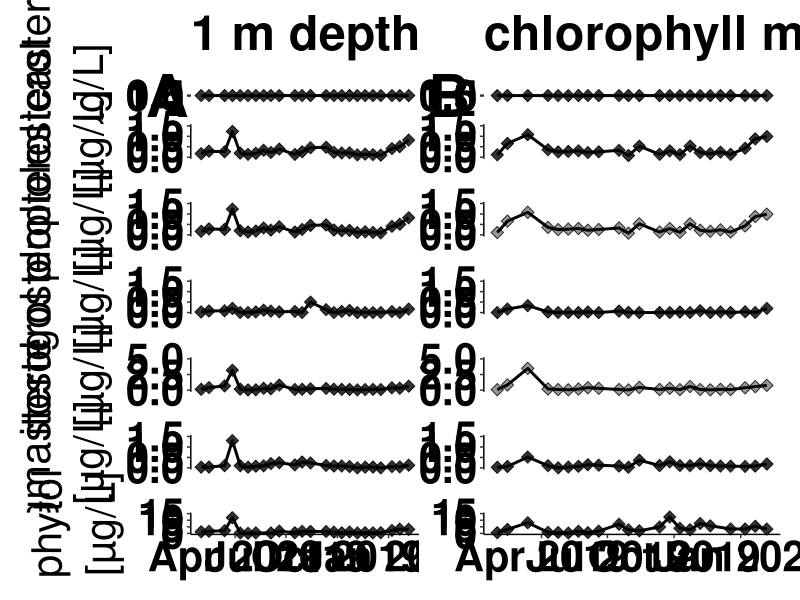
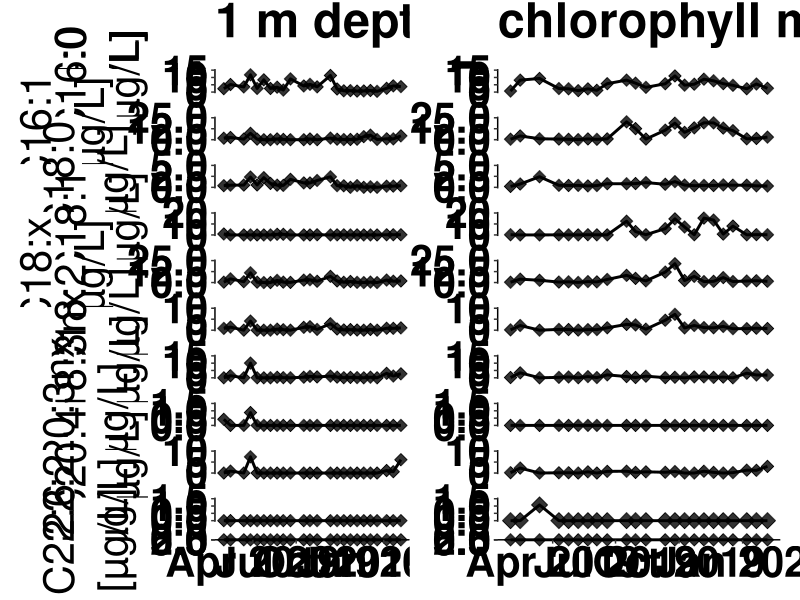

Generate these figures, in order, with R:
## ---- chunk 1
knitr::opts_chunk$set(echo = TRUE)

library(readr)
library(here)
library(ggplot2)
library(reshape2)
library(cowplot)

Sys.setlocale("LC_ALL", "English")

#import lipid concentration data

lipid_conc <- read.csv(here("01_Data","Lipid_conc_watercolumn_ROT19.csv"), header = TRUE , sep = ";" , stringsAsFactors = FALSE, na.strings = "#NV")


#note: data frame includes two different depths: surface water (A) and chlorophyll maximum depth (B)

#separate sampling depths

lipid_conc_surface <- lipid_conc[1:24,]

lipid_conc_chlorMax <- lipid_conc[25:47,]


#setting dates for plotting

sampling_dates_A <- c("2019-01-30","2019-02-13", "2019-03-13", "2019-03-27",
                      "2019-04-10", "2019-04-24", "2019-05-08",
                      "2019-05-22", "2019-06-04", "2019-06-19",
                      "2019-07-17", "2019-07-30", "2019-08-14",
                      "2019-09-11", "2019-09-25", "2019-10-09",
                      "2019-10-23", "2019-11-06","2019-11-20",
                      "2019-12-04", "2019-12-18", "2020-01-07", "2020-01-21",
                      "2020-02-06")

sampling_dates_B <- c("2019-01-30","2019-02-13", "2019-03-13", 
                      "2019-04-10", "2019-04-24", "2019-05-08",
                      "2019-05-22", "2019-06-04", "2019-06-19",
                      "2019-07-17", "2019-07-30", "2019-08-14",
                      "2019-09-11", "2019-09-25", "2019-10-09",
                      "2019-10-23", "2019-11-06","2019-11-20",
                      "2019-12-04", "2019-12-18", "2020-01-07", "2020-01-21",
                      "2020-02-06")

rownames(lipid_conc_surface) <-sampling_dates_A
rownames(lipid_conc_chlorMax) <-sampling_dates_B

lipid_conc_surface$date <- as.Date(rownames(lipid_conc_surface), "%Y-%m-%d")
lipid_conc_chlorMax$date <- as.Date(rownames(lipid_conc_chlorMax), "%Y-%m-%d")


## ---- chunk 2

#surface water

brassicasterol_A <- melt(subset(lipid_conc_surface, select= c(date,brassicasterol_ugL)),id.var="date")

cholesterol_A <- melt(subset(lipid_conc_surface, select= c(date,cholesterol_ugL)),id.var="date")

diplopterol_A <- melt(subset(lipid_conc_surface, select= c(date,diplopterol_ugL)),id.var="date")

ergosterol_A <- melt(subset(lipid_conc_surface, select= c(date,ergosterol_ugL)),id.var="date")

sitosterol_A <- melt(subset(lipid_conc_surface, select= c(date,sitosterol_ugL)),id.var="date")

stigmasterol_A <- melt(subset(lipid_conc_surface, select= c(date,stigmasterol_ugL)),id.var="date")

phytol_A <- melt(subset(lipid_conc_surface, select= c(date,phytol_ugL)),id.var="date")



#chlorophyll maximum depth

brassicasterol_B <- melt(subset(lipid_conc_chlorMax, select= c(date,brassicasterol_ugL)),id.var="date")

cholesterol_B <- melt(subset(lipid_conc_chlorMax, select= c(date,cholesterol_ugL)),id.var="date")

diplopterol_B <- melt(subset(lipid_conc_chlorMax, select= c(date,diplopterol_ugL)),id.var="date")

ergosterol_B <- melt(subset(lipid_conc_chlorMax, select= c(date,ergosterol_ugL)),id.var="date")

sitosterol_B <- melt(subset(lipid_conc_chlorMax, select= c(date,sitosterol_ugL)),id.var="date")

stigmasterol_B <- melt(subset(lipid_conc_chlorMax, select= c(date,stigmasterol_ugL)),id.var="date")

phytol_B <- melt(subset(lipid_conc_chlorMax, select= c(date,phytol_ugL)),id.var="date")

## ---- chunk 3

#surface

pBrass_surface <- ggplot() + 
  ggtitle("1 m depth", subtitle= "1 m depth")+
  geom_point(data=brassicasterol_A[!is.na(brassicasterol_A$value),], aes(x=date,y=value), fill= "black", shape= 23, size=3,alpha=0.8)+
  geom_line(data=brassicasterol_A[!is.na(brassicasterol_A$value),], aes(x=date,y=value),color= "black",  linewidth= 1)+ 
  annotate("text",y= 2.2, x= as.Date("2018-11-30"),label="A", size=15, fontface=2, color="black")+
  coord_cartesian(ylim=c(0,1.5),x=as.Date(c("2019-01-30", "2020-02-06")), clip="off")+
  scale_y_continuous(breaks=c(0.0,0.5,1,1.5))+
  ylab(expression(atop("brassicasterol","[µg/L]"))) + xlab(NULL)+
  theme(axis.line = element_line(colour = "black"),
        plot.title= element_text(size=35, face= "bold"),
        plot.subtitle= element_text(size=15, color="white"),
        panel.background = element_blank(),
        axis.line.x =element_blank(),
        axis.ticks.x = element_blank(),
        axis.text.x = element_blank(),
        axis.text.y = element_text(size=30,color='black', face="bold"),
        axis.title.y = element_text(size=30,color='black', face="bold"),
        legend.position = "none",
        strip.background = element_blank(),
        strip.placement = "outside",
        strip.text = element_text(size = 30, color= 'black', face="bold"),
        plot.margin = unit(c(1,0,1.25,0.5), "cm"))



pChol_surface <- ggplot() + 
  geom_point(data=cholesterol_A[!is.na(cholesterol_A$value),], aes(x=date,y=value), fill= "black", shape= 23, size=3,alpha=0.8)+
  geom_line(data=cholesterol_A[!is.na(cholesterol_A$value),], aes(x=date,y=value),color= "black",  linewidth= 1)+ 
  coord_cartesian(ylim=c(0,1.5),x=as.Date(c("2019-01-30", "2020-02-06")), clip="off")+
  ylab(expression(atop("cholesterol","[µg/L]"))) + xlab(NULL)+
  scale_y_continuous(breaks=c(0.0,0.5,1,1.5))+
  theme(axis.line = element_line(colour = "black"),
        panel.background = element_blank(),
        axis.line.x =element_blank(),
        axis.ticks.x = element_blank(),
        axis.text.x = element_blank(),
        axis.text.y = element_text(size=30,color='black', face="bold"),
        axis.title.y = element_text(size=30,color='black', face="bold"),
        legend.position = "none",
        strip.background = element_blank(),
        strip.placement = "outside",
        strip.text = element_text(size = 30, color= 'black', face="bold"),
        plot.margin = unit(c(0,0,1,0.5), "cm"))

pDip_surface <- ggplot() + 
  geom_point(data=cholesterol_A[!is.na(diplopterol_A$value),], aes(x=date,y=value), fill= "black", shape= 23, size=3,alpha=0.8)+
  geom_line(data=cholesterol_A[!is.na(diplopterol_A$value),], aes(x=date,y=value),color= "black",  linewidth= 1)+ 
  coord_cartesian(ylim=c(0,1.5),x=as.Date(c("2019-01-30", "2020-02-06")), clip="off")+
  ylab(expression(atop("diplopterol","[µg/L]"))) + xlab(NULL)+
  scale_y_continuous(breaks=c(0.0,0.5,1,1.5))+
  theme(axis.line = element_line(colour = "black"),
        panel.background = element_blank(),
        axis.line.x =element_blank(),
        axis.ticks.x = element_blank(),
        axis.text.x = element_blank(),
        axis.text.y = element_text(size=30,color='black', face="bold"),
        axis.title.y = element_text(size=30,color='black', face="bold"),
        legend.position = "none",
        strip.background = element_blank(),
        strip.placement = "outside",
        strip.text = element_text(size = 30, color= 'black', face="bold"),
        plot.margin = unit(c(0,0,1,0.5), "cm"))

pErgo_surface <- ggplot() + 
  geom_point(data=ergosterol_A[!is.na(ergosterol_A$value),], aes(x=date,y=value), fill= "black", shape= 23, size=3,alpha=0.8)+
  geom_line(data=ergosterol_A[!is.na(ergosterol_A$value),], aes(x=date,y=value),color= "black",  linewidth= 1)+ 
  coord_cartesian(ylim=c(0,1.5),x=as.Date(c("2019-01-30", "2020-02-06")), clip="off")+
  scale_y_continuous(breaks=c(0.0,0.5,1,1.5))+
  ylab(expression(atop("ergosterol","[µg/L]"))) + xlab(NULL)+
  theme(axis.line = element_line(colour = "black"),
        panel.background = element_blank(),
        axis.line.x =element_blank(),
        axis.ticks.x = element_blank(),
        axis.text.x = element_blank(),
        axis.text.y = element_text(size=30,color='black', face="bold"),
        axis.title.y = element_text(size=30,color='black', face="bold"),
        legend.position = "none",
        strip.background = element_blank(),
        strip.placement = "outside",
        strip.text = element_text(size = 30, color= 'black', face="bold"),
        plot.margin = unit(c(0,0,1,0.5), "cm"))



pSito_surface <- ggplot() + 
  geom_point(data=sitosterol_A[!is.na(sitosterol_A$value),], aes(x=date,y=value), fill= "black", shape= 23, size=3,alpha=0.8)+
  geom_line(data=sitosterol_A[!is.na(sitosterol_A$value),], aes(x=date,y=value),color= "black",  linewidth= 1)+ 
  coord_cartesian(ylim=c(0,5),x=as.Date(c("2019-01-30", "2020-02-06")), clip="off")+
  scale_y_continuous(breaks=c(0.0,2.5,5))+
  ylab(expression(atop("sitosterol","[µg/L]"))) + xlab(NULL)+
  theme(axis.line = element_line(colour = "black"),
        panel.background = element_blank(),
        axis.line.x =element_blank(),
        axis.ticks.x = element_blank(),
        axis.text.x = element_blank(),
        axis.text.y = element_text(size=30,color='black', face="bold"),
        axis.title.y = element_text(size=30,color='black', face="bold"),
        legend.position = "none",
        strip.background = element_blank(),
        strip.placement = "outside",
        strip.text = element_text(size = 30, color= 'black', face="bold"),
        plot.margin = unit(c(0,0,1,0.5), "cm"))


pStigma_surface <- ggplot() + 
  geom_point(data=stigmasterol_A[!is.na(stigmasterol_A$value),], aes(x=date,y=value), fill= "black", shape= 23, size=3,alpha=0.8)+
  geom_line(data=stigmasterol_A[!is.na(stigmasterol_A$value),], aes(x=date,y=value),color= "black",  linewidth= 1)+ 
  coord_cartesian(ylim=c(0,1.5),x=as.Date(c("2019-01-30", "2020-02-06")), clip="off")+
  scale_y_continuous(breaks=c(0.0,0.5,1,1.5))+
  ylab(expression(atop("stigmasterol","[µg/L]"))) + xlab(NULL)+
  theme(axis.line = element_line(colour = "black"),
        panel.background = element_blank(),
        axis.line.x =element_blank(),
        axis.ticks.x = element_blank(),
        axis.text.x = element_blank(),
        axis.text.y = element_text(size=30,color='black', face="bold"),
        axis.title.y = element_text(size=30,color='black', face="bold"),
        legend.position = "none",
        strip.background = element_blank(),
        strip.placement = "outside",
        strip.text = element_text(size = 30, color= 'black', face="bold"),
        plot.margin = unit(c(0,0,1,0.5), "cm"))


pPhytol_surface <- ggplot() + 
  geom_point(data=phytol_A[!is.na(phytol_A$value),], aes(x=date,y=value), fill= "black", shape= 23, size=3,alpha=0.8)+
  geom_line(data=phytol_A[!is.na(phytol_A$value),], aes(x=date,y=value),color= "black",  linewidth= 1)+ 
  coord_cartesian(ylim=c(0,15),x=as.Date(c("2019-01-30", "2020-02-06")), clip="off")+
  scale_y_continuous(breaks=c(0.0,5.0,10.0,15.0))+
  ylab(expression(atop("phytol","[µg/L]"))) + xlab(NULL)+
  theme(axis.line = element_line(colour = "black"),
        panel.background = element_blank(),
        axis.line.x =element_line(color="black"),
        axis.text.x = element_text(size=30,color='black', face="bold"),
        axis.line.y.left =element_line(color='black'),
        axis.text.y.left = element_text(size=30, color= 'black', face= 'bold'),
        axis.title.y.left = element_text(size=30, color= 'black', face= 'bold'),
        strip.background = element_blank(),
        strip.placement = "outside",
        strip.text = element_text(size = 30, color= 'black', face="bold"),
        plot.margin = unit(c(0,0,0.5,0.5), "cm"))



plot_alcohols_conc_surface <- plot_grid(pBrass_surface,pChol_surface, pDip_surface,pErgo_surface, pSito_surface, pStigma_surface,
                                        pPhytol_surface, ncol=1, align="v", 
                                        rel_heights = c(1.6,1,1,1,1,1,1.125), axis='lr')


#chlorophyll maximum depth

pBrass_chlorMax <- ggplot() + 
  ggtitle("chlorophyll maximum depth depth", subtitle= "1 m depth")+
  geom_point(data=brassicasterol_B[!is.na(brassicasterol_B$value),], aes(x=date,y=value, fill= variable), shape= 23, size=3,alpha=0.8)+
  geom_line(data=brassicasterol_B[!is.na(brassicasterol_B$value),], aes(x=date,y=value),color= "black",  linewidth= 1)+ 
  scale_fill_manual(labels=c("brassicasterol_ugL"= "brassicasterol [µg/L]"),
                    values=c(brassicasterol_ugL="black"))+
  annotate("text",y= 2.2, x= as.Date("2018-11-25"),label="B", size=15, fontface=2, color="black")+
  coord_cartesian(ylim=c(0,1.5),x=as.Date(c("2019-01-30", "2020-02-06")), clip="off")+
  scale_y_continuous(breaks=c(0.0,0.5,1,1.5))+
  ylab(expression(atop("brassicasterol","[µg/L]"))) + xlab(NULL)+
  theme(axis.line = element_line(colour = "black"),
        legend.position = "none",
        plot.title= element_text(size=35, face= "bold"),
        plot.subtitle= element_text(size=15, color="white"),
        panel.background = element_blank(),
        axis.line.x =element_blank(),
        axis.ticks.x = element_blank(),
        axis.text.x = element_blank(),
        axis.text.y = element_text(size=30,color='black', face="bold"),
        axis.title.y = element_blank(),
        strip.background = element_blank(),
        strip.placement = "outside",
        strip.text = element_text(size = 30, color= 'black', face="bold"),
        plot.margin = unit(c(1,0.5,1.25,0), "cm"))


pChol_chlorMax <- ggplot() + 
  geom_point(data=cholesterol_B[!is.na(cholesterol_B$value),], aes(x=date,y=value, fill=variable), shape= 23, size=3,alpha=0.8)+
  geom_line(data=cholesterol_B[!is.na(cholesterol_B$value),], aes(x=date,y=value),color= "black",  linewidth= 1)+ 
  scale_fill_manual(labels=c("cholesterol_ugL"= "cholesterol [µg/L]"),
                    values=c(cholesterol_ugL="black"))+
  coord_cartesian(ylim=c(0,1.5),x=as.Date(c("2019-01-30", "2020-02-06")), clip="off")+
  ylab(expression(atop("cholesterol","[µg/L]"))) + xlab(NULL)+
  scale_y_continuous(breaks=c(0.0,0.5,1,1.5))+
  theme(axis.line = element_line(colour = "black"),
        legend.position = "none",
        panel.background = element_blank(),
        axis.line.x =element_blank(),
        axis.ticks.x = element_blank(),
        axis.text.x = element_blank(),
        axis.text.y = element_text(size=30,color='black', face="bold"),
        axis.title.y = element_blank(),
        strip.background = element_blank(),
        strip.placement = "outside",
        strip.text = element_text(size = 30, color= 'black', face="bold"),
        plot.margin = unit(c(0,0.5,1,0), "cm"))

pDip_chlorMax <- ggplot() + 
  geom_point(data=cholesterol_B[!is.na(diplopterol_B$value),], aes(x=date,y=value, fill=variable), shape= 23, size=3,alpha=0.8)+
  geom_line(data=cholesterol_B[!is.na(diplopterol_B$value),], aes(x=date,y=value),color= "black",  linewidth= 1)+ 
  scale_fill_manual(labels=c("diplopterol_ugL"= "cholesterol [µg/L]"),
                    values=c(diplopterol_ugL="black"))+
  coord_cartesian(ylim=c(0,1.5),x=as.Date(c("2019-01-30", "2020-02-06")), clip="off")+
  ylab(expression(atop("diplopterol","[µg/L]"))) + xlab(NULL)+
  scale_y_continuous(breaks=c(0.0,0.5,1,1.5))+
  theme(axis.line = element_line(colour = "black"),
        legend.position = "none",
        panel.background = element_blank(),
        axis.line.x =element_blank(),
        axis.ticks.x = element_blank(),
        axis.text.x = element_blank(),
        axis.text.y = element_text(size=30,color='black', face="bold"),
        axis.title.y = element_blank(),
        strip.background = element_blank(),
        strip.placement = "outside",
        strip.text = element_text(size = 30, color= 'black', face="bold"),
        plot.margin = unit(c(0,0.5,1,0), "cm"))


pErgo_chlorMax <- ggplot() + 
  geom_point(data=ergosterol_B[!is.na(ergosterol_B$value),], aes(x=date,y=value, fill= variable), shape= 23, size=3,alpha=0.8)+
  geom_line(data=ergosterol_B[!is.na(ergosterol_B$value),], aes(x=date,y=value),color= "black",  linewidth= 1)+ 
  scale_fill_manual(labels=c("ergosterol_ugL"= "ergosterol [µg/L]"),
                    values=c(ergosterol_ugL="black"))+
  coord_cartesian(ylim=c(0,1.5),x=as.Date(c("2019-01-30", "2020-02-06")), clip="off")+
  scale_y_continuous(breaks=c(0.0,0.5,1,1.5))+
  ylab(expression(atop("ergosterol","[µg/L]"))) + xlab(NULL)+
  theme(axis.line = element_line(colour = "black"),
        legend.position = "none",
        panel.background = element_blank(),
        axis.line.x =element_blank(),
        axis.ticks.x = element_blank(),
        axis.text.x = element_blank(),
        axis.text.y = element_text(size=30,color='black', face="bold"),
        axis.title.y = element_blank(),
        strip.background = element_blank(),
        strip.placement = "outside",
        strip.text = element_text(size = 30, color= 'black', face="bold"),
        plot.margin = unit(c(0,0.5,1,0), "cm"))



pSito_chlorMax <- ggplot() + 
  geom_point(data=sitosterol_B[!is.na(sitosterol_B$value),], aes(x=date,y=value, fill= variable), shape= 23, size=3,alpha=0.8)+
  geom_line(data=sitosterol_B[!is.na(sitosterol_B$value),], aes(x=date,y=value),color= "black",  linewidth= 1)+ 
  scale_fill_manual(labels=c("sitosterol_ugL"= "sitosterol [µg/L]"),
                    values=c(sitosterol_ug.L="black"))+
  coord_cartesian(ylim=c(0,5),x=as.Date(c("2019-01-30", "2020-02-06")), clip="off")+
  scale_y_continuous(breaks=c(0.0,2.5,5))+
  ylab(expression(atop("sitosterol","[µg/L]"))) + xlab(NULL)+
  theme(axis.line = element_line(colour = "black"),
        legend.position = "none",
        panel.background = element_blank(),
        axis.line.x =element_blank(),
        axis.ticks.x = element_blank(),
        axis.text.x = element_blank(),
        axis.text.y = element_text(size=30,color='black', face="bold"),
        axis.title.y = element_blank(),
        strip.background = element_blank(),
        strip.placement = "outside",
        strip.text = element_text(size = 30, color= 'black', face="bold"),
        plot.margin = unit(c(0,0.5,1,0), "cm"))


pStigma_chlorMax <- ggplot() + 
  geom_point(data=stigmasterol_B[!is.na(stigmasterol_B$value),], aes(x=date,y=value, fill= variable), shape= 23, size=3,alpha=0.8)+
  geom_line(data=stigmasterol_B[!is.na(stigmasterol_B$value),], aes(x=date,y=value),color= "black",  linewidth= 1)+ 
  scale_fill_manual(labels=c("stigmasterol_ugL"= "stigmasterol [µg/L]"),
                    values=c(stigmasterol_ugL="black"))+
  coord_cartesian(ylim=c(0,1.5),x=as.Date(c("2019-01-30", "2020-02-06")), clip="off")+
  scale_y_continuous(breaks=c(0.0,0.5,1.0,1.5))+
  ylab(expression(atop("stigmasterol","[µg/L]"))) + xlab(NULL)+
  theme(axis.line = element_line(colour = "black"),
        legend.position = "none",
        panel.background = element_blank(),
        axis.line.x =element_blank(),
        axis.ticks.x = element_blank(),
        axis.text.x = element_blank(),
        axis.text.y = element_text(size=30,color='black', face="bold"),
        axis.title.y = element_blank(),
        strip.background = element_blank(),
        strip.placement = "outside",
        strip.text = element_text(size = 30, color= 'black', face="bold"),
        plot.margin = unit(c(0,0.5,1,0), "cm"))


pPhytol_chlorMax <- ggplot() + 
  geom_point(data=phytol_B[!is.na(phytol_B$value),], aes(x=date,y=value, fill= variable), shape= 23, size=3,alpha=0.8)+
  geom_line(data=phytol_B[!is.na(phytol_B$value),], aes(x=date,y=value),color= "black",  linewidth= 1)+ 
  scale_fill_manual(labels=c("phytol_ugL"= "phytol [µg/L]"),
                    values=c(phytol_ugL="black"))+
  coord_cartesian(ylim=c(0,15),x=as.Date(c("2019-01-30", "2020-02-06")), clip="off")+
  scale_y_continuous(breaks=c(0.0,5.0,10.0,15.0))+
  ylab(expression(atop("phytol","[µg/L]"))) + xlab(NULL)+
  theme(axis.line = element_line(colour = "black"),
        legend.position = "none",
        panel.background = element_blank(),
        axis.line.x =element_line(color="black"),
        axis.text.x = element_text(size=30,color='black', face="bold"),
        axis.line.y.left =element_line(color='black'),
        axis.text.y.left = element_text(size=30, color= 'black', face= 'bold'),
        axis.title.y.left = element_blank(),
        strip.background = element_blank(),
        strip.placement = "outside",
        strip.text = element_text(size = 30, color= 'black', face="bold"),
        plot.margin = unit(c(0,0.5,0.5,0), "cm"))


plot_alcohols_conc_chlorMax <- plot_grid(pBrass_chlorMax,pChol_chlorMax, pDip_chlorMax, pErgo_chlorMax, pSito_chlorMax, pStigma_chlorMax,
                                         pPhytol_chlorMax, ncol=1, align="v", 
                                         rel_heights = c(1.6,1,1,1,1,1,1.125), axis='lr')


FigS9 <- plot_grid(plot_alcohols_conc_surface, plot_alcohols_conc_chlorMax, ncol=2,rel_widths = c(1.1,1), align="h")

## ---- chunk 4

plot(FigS9)

## ---- chunk 5

#surface water

C14.0_A <- melt(subset(lipid_conc_surface, select= c(date,C14.0_ugL)),id.var="date")

C16.0_A <- melt(subset(lipid_conc_surface, select= c(date,C16.0_ugL)),id.var="date")

C16.1_A <- melt(subset(lipid_conc_surface, select= c(date,C16.1_ugL)),id.var="date")

C18.0_A <- melt(subset(lipid_conc_surface, select= c(date,C18.0_ugL)),id.var="date")

C18.1_A <- melt(subset(lipid_conc_surface, select= c(date,C18.1_ugL)),id.var="date")

C18.x_A <- melt(subset(lipid_conc_surface, select= c(date,C18.x_ugL)),id.var="date")

C18.2_A <- melt(subset(lipid_conc_surface, select= c(date,C18.2_ugL)),id.var="date")

C18.3nx_A <- melt(subset(lipid_conc_surface, select= c(date,C18.3nx_ugL)),id.var="date")

C20.3nx_A <- melt(subset(lipid_conc_surface, select= c(date,C20.3nx_ugL)),id.var="date")

C20.4_A <- melt(subset(lipid_conc_surface, select= c(date,C20.4_ugL)),id.var="date")

C22.2_A <- melt(subset(lipid_conc_surface, select= c(date,C22.2_ugL)),id.var="date")

C22.6_A <- melt(subset(lipid_conc_surface, select= c(date,C22.6_ugL)),id.var="date")


#chlorophyll maximum depth


C14.0_B <- melt(subset(lipid_conc_chlorMax, select= c(date,C14.0_ugL)),id.var="date")

C16.0_B <- melt(subset(lipid_conc_chlorMax, select= c(date,C16.0_ugL)),id.var="date")

C16.1_B <- melt(subset(lipid_conc_chlorMax, select= c(date,C16.1_ugL)),id.var="date")

C18.0_B <- melt(subset(lipid_conc_chlorMax, select= c(date,C18.0_ugL)),id.var="date")

C18.1_B <- melt(subset(lipid_conc_chlorMax, select= c(date,C18.1_ugL)),id.var="date")

C18.x_B <- melt(subset(lipid_conc_chlorMax, select= c(date,C18.x_ugL)),id.var="date")

C18.2_B <- melt(subset(lipid_conc_chlorMax, select= c(date,C18.2_ugL)),id.var="date")

C18.3nx_B <- melt(subset(lipid_conc_chlorMax, select= c(date,C18.3nx_ugL)),id.var="date")

C20.3nx_B <- melt(subset(lipid_conc_chlorMax, select= c(date,C20.3nx_ugL)),id.var="date")

C20.4_B <- melt(subset(lipid_conc_chlorMax, select= c(date,C20.4_ugL)),id.var="date")

C22.2_B <- melt(subset(lipid_conc_chlorMax, select= c(date,C22.2_ugL)),id.var="date")

C22.6_B <- melt(subset(lipid_conc_chlorMax, select= c(date,C22.6_ugL)),id.var="date")

## ---- chunk 6
#surface water

pC14.0_surface <- ggplot() + 
  ggtitle("1 m depth", subtitle= "1 m depth")+
  geom_point(data=C14.0_A, aes(x=date,y=value), fill= "black", shape= 23, size=3,alpha=0.8)+
  geom_line(data=C14.0_A, aes(x=date,y=value),color= "black",  linewidth= 1)+ 
  annotate("text",y= 22, x= as.Date("2018-11-30"),label="A", size=15, fontface=2, color="black")+
  coord_cartesian(ylim=c(0,15),x=as.Date(c("2019-01-30", "2020-02-06")), clip="off")+
  scale_y_continuous(breaks=c(0.0,5.0,10.0,15.0))+
  ylab(expression(atop("C14:0","[µg/L]"))) + xlab(NULL)+
  theme(axis.line = element_line(colour = "black"),
        plot.title= element_text(size=35, face= "bold"),
        plot.subtitle= element_text(size=15, color="white"),
        panel.background = element_blank(),
        axis.line.x =element_blank(),
        axis.ticks.x = element_blank(),
        axis.text.x = element_blank(),
        axis.text.y = element_text(size=30,color='black', face="bold"),
        axis.title.y = element_text(size=30,color='black', face="bold"),
        legend.position = "none",
        strip.background = element_blank(),
        strip.placement = "outside",
        strip.text = element_text(size = 30, color= 'black', face="bold"),
        plot.margin = unit(c(1,0,0.5,0.5), "cm"))


pC16.0_surface <- ggplot() + 
  geom_point(data=C16.0_A, aes(x=date,y=value), fill= "black", shape= 23, size=3,alpha=0.8)+
  geom_line(data=C16.0_A, aes(x=date,y=value),color= "black",  linewidth= 1)+ 
  coord_cartesian(ylim=c(0,15),x=as.Date(c("2019-01-30", "2020-02-06")), clip="off")+
  ylab(expression(atop("C16:0","[µg/L]"))) + xlab(NULL)+
  scale_y_continuous(breaks=c(0.0,5.0,10.0,15.0))+
  theme(axis.line = element_line(colour = "black"),
        panel.background = element_blank(),
        axis.line.x =element_blank(),
        axis.ticks.x = element_blank(),
        axis.text.x = element_blank(),
        axis.text.y = element_text(size=30,color='black', face="bold"),
        axis.title.y = element_text(size=30,color='black', face="bold"),
        legend.position = "none",
        strip.background = element_blank(),
        strip.placement = "outside",
        strip.text = element_text(size = 30, color= 'black', face="bold"),
        plot.margin = unit(c(0,0,0.5,0.5), "cm"))


pC16.1_surface <- ggplot() + 
  geom_point(data=C16.1_A, aes(x=date,y=value), fill= "black", shape= 23, size=3,alpha=0.8)+
  geom_line(data=C16.1_A, aes(x=date,y=value),color= "black",  linewidth= 1)+ 
  coord_cartesian(ylim=c(0,25),x=as.Date(c("2019-01-30", "2020-02-06")), clip="off")+
  ylab(expression(atop("C16:1","[µg/L]"))) + xlab(NULL)+
  scale_y_continuous(breaks=c(0.0,12.5,25.0))+
  theme(axis.line = element_line(colour = "black"),
        panel.background = element_blank(),
        axis.line.x =element_blank(),
        axis.ticks.x = element_blank(),
        axis.text.x = element_blank(),
        axis.text.y = element_text(size=30,color='black', face="bold"),
        axis.title.y = element_text(size=30,color='black', face="bold"),
        legend.position = "none",
        strip.background = element_blank(),
        strip.placement = "outside",
        strip.text = element_text(size = 30, color= 'black', face="bold"),
        plot.margin = unit(c(0,0,0.5,0.5), "cm"))


pC18.0_surface <- ggplot() + 
  geom_point(data=C18.0_A, aes(x=date,y=value), fill= "black", shape= 23, size=3,alpha=0.8)+
  geom_line(data=C18.0_A, aes(x=date,y=value),color= "black",  linewidth= 1)+ 
  coord_cartesian(ylim=c(0,5),x=as.Date(c("2019-01-30", "2020-02-06")), clip="off")+
  ylab(expression(atop("C18:0","[µg/L]"))) + xlab(NULL)+
  scale_y_continuous(breaks=c(0.0, 2.5, 5.0))+
  theme(axis.line = element_line(colour = "black"),
        panel.background = element_blank(),
        axis.line.x =element_blank(),
        axis.ticks.x = element_blank(),
        axis.text.x = element_blank(),
        axis.text.y = element_text(size=30,color='black', face="bold"),
        axis.title.y = element_text(size=30,color='black', face="bold"),
        legend.position = "none",
        strip.background = element_blank(),
        strip.placement = "outside",
        strip.text = element_text(size = 30, color= 'black', face="bold"),
        plot.margin = unit(c(0,0,0.5,0.5), "cm"))


pC18.1_surface <- ggplot() + 
  geom_point(data=C18.1_A, aes(x=date,y=value), fill= "black", shape= 23, size=3,alpha=0.8)+
  geom_line(data=C18.1_A, aes(x=date,y=value),color= "black",  linewidth= 1)+ 
  coord_cartesian(ylim=c(0,20),x=as.Date(c("2019-01-30", "2020-02-06")), clip="off")+
  scale_y_continuous(breaks=c(0.0,10.0,20.0))+
  ylab(expression(atop("C18:1","[µg/L]"))) + xlab(NULL)+
  theme(axis.line = element_line(colour = "black"),
        panel.background = element_blank(),
        axis.line.x =element_blank(),
        axis.ticks.x = element_blank(),
        axis.text.x = element_blank(),
        axis.text.y = element_text(size=30,color='black', face="bold"),
        axis.title.y = element_text(size=30,color='black', face="bold"),
        legend.position = "none",
        strip.background = element_blank(),
        strip.placement = "outside",
        strip.text = element_text(size = 30, color= 'black', face="bold"),
        plot.margin = unit(c(0,0,0.5,0.5), "cm"))


pC18.x_surface <- ggplot() + 
  geom_point(data=C18.x_A, aes(x=date,y=value), fill= "black", shape= 23, size=3,alpha=0.8)+
  geom_line(data=C18.x_A, aes(x=date,y=value),color= "black",  linewidth= 1)+ 
  coord_cartesian(ylim=c(0,25),x=as.Date(c("2019-01-30", "2020-02-06")), clip="off")+
  scale_y_continuous(breaks=c(0.0,12.5,25.0))+
  ylab(expression(atop("C18:x","[µg/L]"))) + xlab(NULL)+
  theme(axis.line = element_line(colour = "black"),
        panel.background = element_blank(),
        axis.line.x =element_blank(),
        axis.ticks.x = element_blank(),
        axis.text.x = element_blank(),
        axis.text.y = element_text(size=30,color='black', face="bold"),
        axis.title.y = element_text(size=30,color='black', face="bold"),
        legend.position = "none",
        strip.background = element_blank(),
        strip.placement = "outside",
        strip.text = element_text(size = 30, color= 'black', face="bold"),
        plot.margin = unit(c(0,0,0.5,0.5), "cm"))


pC18.2_surface <- ggplot() + 
  geom_point(data=C18.2_A, aes(x=date,y=value), fill= "black", shape= 23, size=3,alpha=0.8)+
  geom_line(data=C18.2_A, aes(x=date,y=value),color= "black",  linewidth= 1)+ 
  coord_cartesian(ylim=c(0,10),x=as.Date(c("2019-01-30", "2020-02-06")), clip="off")+
  scale_y_continuous(breaks=c(0.0,5.0,10.0))+
  ylab(expression(atop("C18:2","[µg/L]"))) + xlab(NULL)+
  theme(axis.line = element_line(colour = "black"),
        panel.background = element_blank(),
        axis.line.x =element_blank(),
        axis.ticks.x = element_blank(),
        axis.text.x = element_blank(),
        axis.text.y = element_text(size=30,color='black', face="bold"),
        axis.title.y = element_text(size=30,color='black', face="bold"),
        legend.position = "none",
        strip.background = element_blank(),
        strip.placement = "outside",
        strip.text = element_text(size = 30, color= 'black', face="bold"),
        plot.margin = unit(c(0,0,0.5,0.5), "cm"))


pC18.3nx_surface <- ggplot() + 
  geom_point(data=C18.3nx_A, aes(x=date,y=value), fill= "black", shape= 23, size=3,alpha=0.8)+
  geom_line(data=C18.3nx_A, aes(x=date,y=value),color= "black",  linewidth= 1)+ 
  coord_cartesian(ylim=c(0,15),x=as.Date(c("2019-01-30", "2020-02-06")), clip="off")+
  scale_y_continuous(breaks=c(0.0,5.0,10.0,15.0))+
  ylab(expression(atop("C18:3nx","[µg/L]"))) + xlab(NULL)+
  theme(axis.line = element_line(colour = "black"),
        panel.background = element_blank(),
        axis.line.x =element_blank(),
        axis.ticks.x = element_blank(),
        axis.text.x = element_blank(),
        axis.text.y = element_text(size=30,color='black', face="bold"),
        axis.title.y = element_text(size=30,color='black', face="bold"),
        legend.position = "none",
        strip.background = element_blank(),
        strip.placement = "outside",
        strip.text = element_text(size = 30, color= 'black', face="bold"),
        plot.margin = unit(c(0,0,0.5,0.5), "cm"))


pC20.3nx_surface <- ggplot() + 
  geom_point(data=C20.3nx_A, aes(x=date,y=value), fill= "black", shape= 23, size=3,alpha=0.8)+
  geom_line(data=C20.3nx_A, aes(x=date,y=value),color= "black",  linewidth= 1)+ 
  coord_cartesian(ylim=c(0,1.5),x=as.Date(c("2019-01-30", "2020-02-06")), clip="off")+
  scale_y_continuous(breaks=c(0.0,0.5,1,1.5))+
  ylab(expression(atop("C20:3nx","[µg/L]"))) + xlab(NULL)+
  theme(axis.line = element_line(colour = "black"),
        panel.background = element_blank(),
        axis.line.x =element_blank(),
        axis.ticks.x = element_blank(),
        axis.text.x = element_blank(),
        axis.text.y = element_text(size=30,color='black', face="bold"),
        axis.title.y = element_text(size=30,color='black', face="bold"),
        legend.position = "none",
        strip.background = element_blank(),
        strip.placement = "outside",
        strip.text = element_text(size = 30, color= 'black', face="bold"),
        plot.margin = unit(c(0,0,0.5,0.5), "cm"))



pC20.4_surface <- ggplot() + 
  geom_point(data=C20.4_A, aes(x=date,y=value), fill= "black", shape= 23, size=3,alpha=0.8)+
  geom_line(data=C20.4_A, aes(x=date,y=value),color= "black",  linewidth= 1)+ 
  coord_cartesian(ylim=c(0,10),x=as.Date(c("2019-01-30", "2020-02-06")), clip="off")+
  scale_y_continuous(breaks=c(0.0,5.0,10.0))+
  ylab(expression(atop("C20:4","[µg/L]"))) + xlab(NULL)+
  theme(axis.line = element_line(colour = "black"),
        panel.background = element_blank(),
        axis.line.x =element_blank(),
        axis.ticks.x = element_blank(),
        axis.text.x = element_blank(),
        axis.text.y = element_text(size=30,color='black', face="bold"),
        axis.title.y = element_text(size=30,color='black', face="bold"),
        legend.position = "none",
        strip.background = element_blank(),
        strip.placement = "outside",
        strip.text = element_text(size = 30, color= 'black', face="bold"),
        plot.margin = unit(c(0,0,0.5,0.5), "cm"))



pC22.2_surface <- ggplot() + 
  geom_point(data=C22.2_A, aes(x=date,y=value), fill= "black", shape= 23, size=3,alpha=0.8)+
  geom_line(data=C22.2_A, aes(x=date,y=value),color= "black",  linewidth= 1)+ 
  coord_cartesian(ylim=c(0,1.5),x=as.Date(c("2019-01-30", "2020-02-06")), clip="off")+
  scale_y_continuous(breaks=c(0.0,0.5,1,1.5))+
  ylab(expression(atop("C22:2","[µg/L]"))) + xlab(NULL)+
  theme(axis.line = element_line(colour = "black"),
        panel.background = element_blank(),
        axis.line.x =element_blank(),
        axis.ticks.x = element_blank(),
        axis.text.x = element_blank(),
        axis.text.y = element_text(size=30,color='black', face="bold"),
        axis.title.y = element_text(size=30,color='black', face="bold"),
        legend.position = "none",
        strip.background = element_blank(),
        strip.placement = "outside",
        strip.text = element_text(size = 30, color= 'black', face="bold"),
        plot.margin = unit(c(0,0,0.5,0.5), "cm"))


pC22.6_surface <- ggplot() + 
  geom_point(data=C22.6_A, aes(x=date,y=value), fill= "black", shape= 23, size=3,alpha=0.8)+
  geom_line(data=C22.6_A, aes(x=date,y=value),color= "black",  linewidth= 1)+ 
  coord_cartesian(ylim=c(0,5),x=as.Date(c("2019-01-30", "2020-02-06")), clip="off")+
  scale_y_continuous(breaks=c(0.0,2.5,5.0))+
  ylab(expression(atop("C22:6","[µg/L]"))) + xlab(NULL)+
  theme(axis.line = element_line(colour = "black"),
        panel.background = element_blank(),
        axis.line.x =element_line(color="black"),
        axis.text.x = element_text(size=30,color='black', face="bold"),
        axis.line.y.left =element_line(color='black'),
        axis.text.y.left = element_text(size=30, color= 'black', face= 'bold'),
        axis.title.y.left = element_text(size=30, color= 'black', face= 'bold'),
        strip.background = element_blank(),
        strip.placement = "outside",
        strip.text = element_text(size = 30, color= 'black', face="bold"),
        plot.margin = unit(c(0,0,0.5,0.5), "cm"))



plot_FA_conc_surface <- plot_grid(pC14.0_surface,pC16.0_surface, pC16.1_surface, pC18.0_surface, pC18.1_surface,
                                  pC18.x_surface, pC18.2_surface, pC18.3nx_surface,pC20.3nx_surface, pC20.4_surface,
                                  pC22.2_surface, pC22.6_surface, ncol=1, align="v", 
                                  rel_heights = c(1.45,1,1,1,1,1,1,1,1,1,1,1.15), axis='lr')


#chlorophyll maximum depth

pC14.0_chlorMax <- ggplot() + 
  ggtitle("chlorophyll maximum depth", subtitle= "chlorophyll maximum depth")+
  geom_point(data=C14.0_B, aes(x=date,y=value, fill=variable), shape= 23, size=3,alpha=0.8)+
  geom_line(data=C14.0_B, aes(x=date,y=value),color= "black",  linewidth= 1)+ 
  scale_fill_manual(labels=c("C14.0_ugL"= "C14:0 [µg/L]"),
                    values=c(C14.0_ugL="black"))+
  annotate("text",y= 22, x= as.Date("2018-11-30"),label="B", size=15, fontface=2, color="black")+
  coord_cartesian(ylim=c(0,15),x=as.Date(c("2019-01-30", "2020-02-06")), clip="off")+
  scale_y_continuous(breaks=c(0.0,5.0,10.0,15.0))+
  ylab("C14:0 [µg/L]") + xlab(NULL)+
  theme(axis.line = element_line(colour = "black"),
        legend.position = "none",
        plot.title= element_text(size=35, face= "bold"),
        plot.subtitle= element_text(size=15, color="white"),
        panel.background = element_blank(),
        axis.line.x =element_blank(),
        axis.ticks.x = element_blank(),
        axis.text.x = element_blank(),
        axis.text.y = element_text(size=30,color='black', face="bold"),
        axis.title.y = element_blank(),
        strip.background = element_blank(),
        strip.placement = "outside",
        strip.text = element_text(size = 30, color= 'black', face="bold"),
        plot.margin = unit(c(1,0.5,0.5,0), "cm"))



pC16.0_chlorMax <- ggplot() + 
  geom_point(data=C16.0_B, aes(x=date,y=value, fill= variable), shape= 23, size=3,alpha=0.8)+
  geom_line(data=C16.0_B, aes(x=date,y=value),color= "black",  linewidth= 1)+ 
  scale_fill_manual(labels=c("C16.0_ugL"= "C16:0 [µg/L]"),
                    values=c(C16.0_ugL="black"))+
  coord_cartesian(ylim=c(0,15),x=as.Date(c("2019-01-30", "2020-02-06")), clip="off")+
  scale_y_continuous(breaks=c(0.0,5.0,10.0,15.0))+
  ylab("C16:0 [µg/L]") + xlab(NULL)+
  theme(axis.line = element_line(colour = "black"),
        panel.background = element_blank(),
        legend.position = "none",
        axis.line.x =element_blank(),
        axis.ticks.x = element_blank(),
        axis.text.x = element_blank(),
        axis.text.y = element_text(size=30,color='black', face="bold"),
        axis.title.y = element_blank(),
        strip.background = element_blank(),
        strip.placement = "outside",
        strip.text = element_text(size = 30, color= 'black', face="bold"),
        plot.margin = unit(c(0,0.5,0.5,0), "cm"))



pC16.1_chlorMax <- ggplot() + 
  geom_point(data=C16.1_B, aes(x=date,y=value, fill= variable), shape= 23, size=3,alpha=0.8)+
  geom_line(data=C16.1_B, aes(x=date,y=value),color= "black",  linewidth= 1)+ 
  scale_fill_manual(labels=c("C16.1_ugL"= "C16:1 [µg/L]"),
                    values=c(C16.1_ugL="black"))+
  coord_cartesian(ylim=c(0,25),x=as.Date(c("2019-01-30", "2020-02-06")), clip="off")+
  scale_y_continuous(breaks=c(0.0,12.5,25.0))+
  ylab("C16:1 [µg/L]") + xlab(NULL)+
  theme(axis.line = element_line(colour = "black"),
        legend.position = "none",
        panel.background = element_blank(),
        axis.line.x =element_blank(),
        axis.ticks.x = element_blank(),
        axis.text.x = element_blank(),
        axis.text.y = element_text(size=30,color='black', face="bold"),
        axis.title.y = element_blank(),
        strip.background = element_blank(),
        strip.placement = "outside",
        strip.text = element_text(size = 30, color= 'black', face="bold"),
        plot.margin = unit(c(0,0.5,0.5,0), "cm"))


pC18.0_chlorMax <- ggplot() + 
  geom_point(data=C18.0_B, aes(x=date,y=value, fill= variable), shape= 23, size=3,alpha=0.8)+
  geom_line(data=C18.0_B, aes(x=date,y=value),color= "black",  linewidth= 1)+ 
  scale_fill_manual(labels=c("C18.0_ugL"= "C18:0 [µg/L]"),
                    values=c(C18.0_ugL="black"))+
  coord_cartesian(ylim=c(0,5),x=as.Date(c("2019-01-30", "2020-02-06")), clip="off")+
  scale_y_continuous(breaks=c(0.0,2.5,5.0))+
  ylab("C18:0 [µg/L]") + xlab(NULL)+
  theme(axis.line = element_line(colour = "black"),
        legend.position = "none",
        panel.background = element_blank(),
        axis.line.x =element_blank(),
        axis.ticks.x = element_blank(),
        axis.text.x = element_blank(),
        axis.text.y = element_text(size=30,color='black', face="bold"),
        axis.title.y = element_blank(),
        strip.background = element_blank(),
        strip.placement = "outside",
        strip.text = element_text(size = 30, color= 'black', face="bold"),
        plot.margin = unit(c(0,0.5,0.5,0), "cm"))


pC18.1_chlorMax <- ggplot() + 
  geom_point(data=C18.1_B, aes(x=date,y=value, fill= variable), shape= 23, size=3,alpha=0.8)+
  geom_line(data=C18.1_B, aes(x=date,y=value),color= "black",  linewidth= 1)+ 
  scale_fill_manual(labels=c("C18.1_ugL"= "C18:1 [µg/L]"),
                    values=c(C18.1_ugL="black"))+
  coord_cartesian(ylim=c(0,20),x=as.Date(c("2019-01-30", "2020-02-06")), clip="off")+
  scale_y_continuous(breaks=c(0.0,10.0,20.0))+
  ylab("C18:1 [µg/L]") + xlab(NULL)+
  theme(axis.line = element_line(colour = "black"),
        legend.position = "none",
        panel.background = element_blank(),
        axis.line.x =element_blank(),
        axis.ticks.x = element_blank(),
        axis.text.x = element_blank(),
        axis.text.y = element_text(size=30,color='black', face="bold"),
        axis.title.y = element_blank(),
        strip.background = element_blank(),
        strip.placement = "outside",
        strip.text = element_text(size = 30, color= 'black', face="bold"),
        plot.margin = unit(c(0,0.5,0.5,0), "cm"))


pC18.x_chlorMax <- ggplot() + 
  geom_point(data=C18.x_B, aes(x=date,y=value, fill= variable), shape= 23, size=3,alpha=0.8)+
  geom_line(data=C18.x_B, aes(x=date,y=value),color= "black",  linewidth= 1)+ 
  scale_fill_manual(labels=c("C18.x_ugL"= "C18:x [µg/L]"),
                    values=c(C18.x_ugL="black"))+
  coord_cartesian(ylim=c(0,25),x=as.Date(c("2019-01-30", "2020-02-06")), clip="off")+
  scale_y_continuous(breaks=c(0.0,12.5,25.0))+
  ylab("C18:x [µg/L]") + xlab(NULL)+
  theme(axis.line = element_line(colour = "black"),
        legend.position = "none",
        panel.background = element_blank(),
        axis.line.x =element_blank(),
        axis.ticks.x = element_blank(),
        axis.text.x = element_blank(),
        axis.text.y = element_text(size=30,color='black', face="bold"),
        axis.title.y = element_blank(),
        strip.background = element_blank(),
        strip.placement = "outside",
        strip.text = element_text(size = 30, color= 'black', face="bold"),
        plot.margin = unit(c(0,0.5,0.5,0), "cm"))


pC18.2_chlorMax <- ggplot() + 
  geom_point(data=C18.2_B, aes(x=date,y=value, fill= variable), shape= 23, size=3,alpha=0.8)+
  geom_line(data=C18.2_B, aes(x=date,y=value),color= "black",  linewidth= 1)+ 
  scale_fill_manual(labels=c("C18.2_ugL"= "C18:2 [µg/L]"),
                    values=c(C18.2_ugL="black"))+
  coord_cartesian(ylim=c(0,10),x=as.Date(c("2019-01-30", "2020-02-06")), clip="off")+
  scale_y_continuous(breaks=c(0.0,5.0,10.0))+
  ylab("C18:2 [µg/L]") + xlab(NULL)+
  theme(axis.line = element_line(colour = "black"),
        legend.position = "none",
        panel.background = element_blank(),
        axis.line.x =element_blank(),
        axis.ticks.x = element_blank(),
        axis.text.x = element_blank(),
        axis.text.y = element_text(size=30,color='black', face="bold"),
        axis.title.y = element_blank(),
        strip.background = element_blank(),
        strip.placement = "outside",
        strip.text = element_text(size = 30, color= 'black', face="bold"),
        plot.margin = unit(c(0,0.5,0.5,0), "cm"))


pC18.3nx_chlorMax <- ggplot() + 
  geom_point(data=C18.3nx_B, aes(x=date,y=value, fill= variable), shape= 23, size=3,alpha=0.8)+
  geom_line(data=C18.3nx_B, aes(x=date,y=value),color= "black",  linewidth= 1)+ 
  scale_fill_manual(labels=c("C18.3nx_ugL"= "C18:3nx [µg/L]"),
                    values=c(C18.3nx_ugL="black"))+
  coord_cartesian(ylim=c(0,15),x=as.Date(c("2019-01-30", "2020-02-06")), clip="off")+
  scale_y_continuous(breaks=c(0.0,5.0,10.0,15.0))+
  ylab("C18:3nx [µg/L]") + xlab(NULL)+
  theme(axis.line = element_line(colour = "black"),
        legend.position = "none",
        panel.background = element_blank(),
        axis.line.x =element_blank(),
        axis.ticks.x = element_blank(),
        axis.text.x = element_blank(),
        axis.text.y = element_text(size=30,color='black', face="bold"),
        axis.title.y = element_blank(),
        strip.background = element_blank(),
        strip.placement = "outside",
        strip.text = element_text(size = 30, color= 'black', face="bold"),
        plot.margin = unit(c(0,0.5,0.5,0), "cm"))



pC20.3nx_chlorMax <- ggplot() + 
  geom_point(data=C20.3nx_B, aes(x=date,y=value, fill= variable), shape= 23, size=3,alpha=0.8)+
  geom_line(data=C20.3nx_B, aes(x=date,y=value),color= "black",  linewidth= 1)+ 
  scale_fill_manual(labels=c("C20.3nx_ugL"= "C20:3nx [µg/L]"),
                    values=c(C20.3nx_ugL="black"))+
  coord_cartesian(ylim=c(0,1.5),x=as.Date(c("2019-01-30", "2020-02-06")), clip="off")+
  scale_y_continuous(breaks=c(0.0,0.5,1,1.5))+
  ylab("C20.3nx [µg/L]") + xlab(NULL)+
  theme(axis.line = element_line(colour = "black"),
        legend.position = "none",
        panel.background = element_blank(),
        axis.line.x =element_blank(),
        axis.ticks.x = element_blank(),
        axis.text.x = element_blank(),
        axis.text.y = element_text(size=30,color='black', face="bold"),
        axis.title.y = element_blank(),
        strip.background = element_blank(),
        strip.placement = "outside",
        strip.text = element_text(size = 30, color= 'black', face="bold"),
        plot.margin = unit(c(0,0.5,0.5,0), "cm"))



pC20.4_chlorMax <- ggplot() + 
  geom_point(data=C20.4_B, aes(x=date,y=value, fill=variable), shape= 23, size=3,alpha=0.8)+
  geom_line(data=C20.4_B, aes(x=date,y=value),color= "black",  linewidth= 1)+ 
  scale_fill_manual(labels=c("C20.4_ugL"= "C20:4 [µg/L]"),
                    values=c(C20.4_ugL="black"))+
  coord_cartesian(ylim=c(0,10),x=as.Date(c("2019-01-30", "2020-02-06")), clip="off")+
  scale_y_continuous(breaks=c(0.0,5.0,10.0))+
  ylab("C20.4 [µg/L]") + xlab(NULL)+
  theme(axis.line = element_line(colour = "black"),
        legend.position = "none",
        panel.background = element_blank(),
        axis.line.x =element_blank(),
        axis.ticks.x = element_blank(),
        axis.text.x = element_blank(),
        axis.text.y = element_text(size=30,color='black', face="bold"),
        axis.title.y =element_blank(),
        strip.background = element_blank(),
        strip.placement = "outside",
        strip.text = element_text(size = 30, color= 'black', face="bold"),
        plot.margin = unit(c(0,0.5,0.5,0), "cm"))



pC22.2_chlorMax <- ggplot() + 
  geom_point(data=C22.2_B, aes(x=date,y=value, fill= variable), shape= 23, size= 4,alpha=0.8)+
  geom_line(data=C22.2_B, aes(x=date,y=value),color= "black",  linewidth= 1)+ 
  scale_fill_manual(labels=c("C22.2_ugL"= "C22:2 [µg/L]"),
                    values=c(C22.2_ugL="black"))+
  coord_cartesian(ylim=c(0,1.5),x=as.Date(c("2019-01-30", "2020-02-06")), clip="off")+
  scale_y_continuous(breaks=c(0.0,0.5,1,1.5))+
  ylab("C22.2 [µg/L]") + xlab(NULL)+
  theme(axis.line = element_line(colour = "black"),
        legend.position = "none",
        panel.background = element_blank(),
        axis.line.x =element_blank(),
        axis.ticks.x = element_blank(),
        axis.text.x = element_blank(),
        axis.text.y = element_text(size=30,color='black', face="bold"),
        axis.title.y = element_blank(),
        strip.background = element_blank(),
        strip.placement = "outside",
        strip.text = element_text(size = 30, color= 'black', face="bold"),
        plot.margin = unit(c(0,0.5,0.5,0), "cm"))


pC22.6_chlorMax <- ggplot() + 
  geom_point(data=C22.6_B, aes(x=date,y=value, fill= variable), shape= 23, size=3,alpha=0.8)+
  geom_line(data=C22.6_B, aes(x=date,y=value),color= "black",  linewidth= 1)+ 
  scale_fill_manual(labels=c("C22.6_ugL"= "C22.6 [µg/L]"),
                    values=c(C22.6_ugL="black"))+
  coord_cartesian(ylim=c(0,5),x=as.Date(c("2019-01-30", "2020-02-06")), clip="off")+
  scale_y_continuous(breaks=c(0.0,2.5,5.0))+
  ylab("C22.6 [µg/L]") + xlab(NULL)+
  theme(axis.line = element_line(colour = "black"),
        legend.position = "none",
        panel.background = element_blank(),
        axis.line.x =element_line(color="black"),
        axis.text.x = element_text(size=30,color='black', face="bold"),
        axis.line.y.left =element_line(color='black'),
        axis.text.y.left = element_text(size=30, color= 'black', face= 'bold'),
        axis.title.y.left = element_blank(),
        strip.background = element_blank(),
        strip.placement = "outside",
        strip.text = element_text(size = 30, color= 'black', face="bold"),
        plot.margin = unit(c(0,0.5,0.5,0), "cm"))



plot_FA_conc_chlorMax <- plot_grid(pC14.0_chlorMax,pC16.0_chlorMax, pC16.1_chlorMax, pC18.0_chlorMax, pC18.1_chlorMax,
                                   pC18.x_chlorMax, pC18.2_chlorMax, pC18.3nx_chlorMax,pC20.3nx_chlorMax, pC20.4_chlorMax,
                                   pC22.2_chlorMax, pC22.6_chlorMax, ncol=1, align="v", 
                                   rel_heights = c(1.45,1,1,1,1,1,1,1,1,1,1,1.15), axis='lr')


FigS10 <- plot_grid(plot_FA_conc_surface, plot_FA_conc_chlorMax, ncol=2,rel_widths = c(1.05,1), align="h")

## ---- chunk 7

plot(FigS10)
